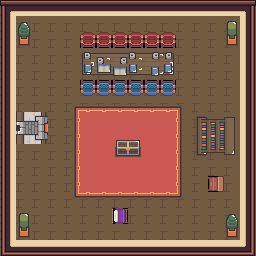

Below is a game level as drawn by its tile map, then a one-line description and the .tmx file that defines it, in full:
An orthogonal 16x16 tile map with 16x16 px tiles, 6 tile layers (Floor, Border, Carpet, Main, ...), 8 tilesets.

<map version="1.9" tiledversion="1.9.2" orientation="orthogonal" renderorder="right-down" width="16" height="16" tilewidth="16" tileheight="16" infinite="0" nextlayerid="10" nextobjectid="17">
 <editorsettings>
  <chunksize width="32" height="32" />
 </editorsettings>
 <tileset firstgid="1" source="../tsx/interior1.tsx" />
 <tileset firstgid="145" source="../tsx/tableObjects_.tsx" />
 <tileset firstgid="285" source="../tsx/Furniture.tsx" />
 <tileset firstgid="317" source="../tsx/interiorObjects_.tsx" />
 <tileset firstgid="545" source="../tsx/GUI.tsx" />
 <tileset firstgid="1457" source="../tsx/interior1.tsx" />
 <tileset firstgid="1601" source="../tsx/interiorObjects_.tsx" />
 <tileset firstgid="1829" source="../tsx/tableObjects_.tsx" />
 <layer id="1" name="Floor" width="16" height="16">
  <data encoding="csv">
1559,1559,1559,1559,1559,1559,1559,1559,1559,1559,1559,1559,1559,1559,1559,1559,
1559,1559,1559,1559,1559,1559,1559,1559,1559,1559,1559,1559,1559,1559,1559,1559,
1559,1559,1559,1559,1559,1559,1559,1559,1559,1559,1559,1559,1559,1559,1559,1559,
1559,1559,1559,1559,1559,1559,1559,1559,1559,1559,1559,1559,1559,1559,1559,1559,
1559,1559,1559,1559,1559,1559,1559,1559,1559,1559,1559,1559,1559,1559,1559,1559,
1559,1559,1559,1559,1559,1559,1559,1559,1559,1559,1559,1559,1559,1559,1559,1559,
1559,1559,1559,1559,1559,1559,1559,1559,1559,1559,1559,1559,1559,1559,1559,1559,
1559,1559,1559,1559,1559,102,102,102,1559,1559,1559,1559,1559,1559,1559,1559,
1559,1559,1559,1559,1559,1559,1559,1559,1559,1559,1559,1559,1559,1559,1559,1559,
1559,1559,1559,1559,1559,1559,1559,1559,1559,1559,1559,1559,1559,1559,1559,1559,
1559,1559,1559,1559,1559,1559,1559,1559,1559,1559,1559,1559,1559,1559,1559,1559,
1559,1559,1559,1559,1559,1559,1559,1559,1559,1559,1559,1559,1559,1559,1559,1559,
1559,1559,1559,1559,1559,1559,1559,1559,1559,1559,1559,1559,1559,1559,1559,1559,
1559,1559,1559,1559,1559,1559,1559,1559,1559,1559,1559,1559,1559,1559,1559,1559,
1559,1559,1559,1559,1559,1559,1559,1559,1559,1559,1559,1559,1559,1559,1559,1559,
1559,1559,1559,1559,1559,1559,1559,1559,1559,1559,1559,1559,1559,1559,1559,1559
</data>
 </layer>
 <layer id="6" name="Border" width="16" height="16">
  <data encoding="csv">
744,745,745,745,745,747,745,745,745,745,745,745,745,745,745,748,
756,0,0,0,0,0,0,0,0,0,0,0,0,0,0,760,
756,0,0,0,0,0,0,0,0,0,0,0,0,0,0,760,
756,0,0,0,0,0,0,0,0,0,0,0,0,0,0,760,
756,0,0,0,0,0,0,0,0,0,0,0,0,0,0,760,
756,0,0,0,0,0,0,0,0,0,0,0,0,0,0,760,
756,0,0,0,0,0,0,0,0,0,0,0,0,0,0,760,
756,0,0,0,0,0,0,0,0,0,0,0,0,0,0,760,
756,0,0,0,0,0,0,0,0,0,0,0,0,0,0,760,
756,0,0,0,0,0,0,0,0,0,0,0,0,0,0,760,
756,0,0,0,0,0,0,0,0,0,0,0,0,0,0,760,
756,0,0,0,0,0,0,0,0,0,0,0,0,0,0,760,
756,0,0,0,0,0,0,0,0,0,0,0,0,0,0,760,
756,0,0,0,0,0,0,0,0,0,0,0,0,0,0,760,
756,0,0,0,0,0,0,0,0,0,0,0,0,0,0,760,
768,771,771,771,771,771,771,771,771,771,771,771,771,771,771,772
</data>
 </layer>
 <layer id="5" name="Carpet" width="16" height="16">
  <data encoding="csv">
0,0,0,0,0,0,0,0,0,0,0,0,0,0,0,0,
0,0,0,0,0,0,0,0,0,0,0,0,0,0,0,0,
0,0,0,0,0,0,0,0,0,0,0,0,0,0,0,0,
0,0,0,0,0,0,0,0,0,0,0,0,0,0,0,0,
0,0,0,0,0,0,0,0,0,0,0,0,0,0,0,0,
0,0,0,0,0,0,0,0,0,0,0,0,0,0,0,0,
0,0,0,0,1640,1641,1641,1641,1641,1641,1641,1642,0,0,0,0,
0,0,0,0,1659,1660,1660,1660,1660,1660,1660,1661,0,0,0,0,
0,0,0,0,1659,1660,1660,1660,1660,1660,1660,1661,0,0,0,0,
0,0,0,0,1659,1660,1660,1660,1660,1660,1660,1661,0,0,0,0,
0,0,0,0,1659,1660,1660,1660,1660,1660,1660,1661,0,0,0,0,
0,0,0,0,1659,1660,1660,1660,1660,1660,1660,1661,0,2684354854,0,0,
0,0,0,0,1678,1679,1679,1679,1679,1679,1679,1680,0,0,0,0,
0,0,0,0,0,0,0,0,0,0,0,0,0,0,0,0,
0,0,0,0,0,0,0,0,0,0,0,0,0,0,0,0,
0,0,0,0,0,0,0,0,0,0,0,0,0,0,0,0
</data>
 </layer>
 <layer id="4" name="Main" width="16" height="16">
  <data encoding="csv">
0,0,0,0,0,0,0,0,0,0,0,0,0,0,0,0,
0,0,0,0,0,0,0,0,0,0,0,0,0,0,0,0,
0,0,0,0,0,0,0,0,0,0,0,0,0,0,0,0,
0,0,0,0,0,0,0,0,0,0,0,0,0,0,0,0,
0,0,0,0,0,0,0,0,0,0,0,0,0,0,0,0,
0,0,0,0,0,0,0,0,0,0,0,0,0,0,0,0,
0,0,0,0,0,0,0,0,0,0,0,0,0,0,0,0,
0,0,0,0,0,0,0,0,0,0,0,0,0,0,0,0,
0,0,0,0,0,0,0,0,0,0,0,0,0,0,0,0,
0,0,0,0,0,0,0,0,0,0,0,0,0,0,0,0,
0,0,0,0,0,0,0,0,0,0,0,0,0,0,0,0,
0,0,0,0,0,0,0,0,0,0,0,0,0,0,0,0,
0,0,0,0,0,0,0,0,0,0,0,0,0,0,0,0,
0,0,0,0,0,0,0,0,0,0,0,0,0,0,0,0,
0,0,0,0,0,0,0,0,0,0,0,0,0,0,0,0,
0,0,0,0,0,0,0,0,0,0,0,0,0,0,0,0
</data>
 </layer>
 <layer id="2" name="Decor" width="16" height="16">
  <data encoding="csv">
0,0,0,0,0,0,0,0,0,0,0,0,0,0,0,0,
0,1744,0,0,0,0,0,0,0,0,0,0,0,0,1740,0,
0,1763,0,0,0,303,303,303,303,303,303,0,0,0,1759,0,
0,0,0,0,0,1850,1851,1852,1853,1854,1855,0,0,0,0,0,
0,0,0,0,0,1073743766,1073743767,1073743768,1073743769,1073743770,1073743771,0,0,0,0,0,
0,0,0,0,0,1073742126,1073742126,1073742126,1073742126,1073742126,1073742126,0,0,0,0,0,
0,0,0,0,0,0,0,0,0,0,0,0,0,0,0,0,
0,1610614221,1610614237,0,0,0,0,0,0,0,0,0,2684356309,2684356290,2684356271,0,
0,1610614220,1610614236,0,0,0,0,0,0,0,0,0,2684356310,2684356291,2684356272,0,
0,0,0,0,0,0,0,0,0,0,0,0,2684356311,2684356292,2684356273,0,
0,0,0,0,0,0,0,0,0,0,0,0,0,0,0,0,
0,0,0,0,0,0,0,0,0,0,0,0,0,0,0,0,
0,0,0,0,0,0,0,0,0,0,0,0,0,0,0,0,
0,1740,0,0,0,0,0,1610613023,0,0,0,0,0,0,1744,0,
0,1759,0,0,0,0,0,0,0,0,0,0,0,0,1763,0,
0,0,0,0,0,0,0,0,0,0,0,0,0,0,0,0
</data>
 </layer>
 <layer id="8" name="Treasure chest" width="16" height="16">
  <data encoding="csv">
0,0,0,0,0,0,0,0,0,0,0,0,0,0,0,0,
0,0,0,0,0,0,0,0,0,0,0,0,0,0,0,0,
0,0,0,0,0,0,0,0,0,0,0,0,0,0,0,0,
0,0,0,0,0,0,0,0,0,0,0,0,0,0,0,0,
0,0,0,0,0,0,0,0,0,0,0,0,0,0,0,0,
0,0,0,0,0,0,0,0,0,0,0,0,0,0,0,0,
0,0,0,0,0,0,0,0,0,0,0,0,0,0,0,0,
0,0,0,0,0,0,0,0,0,0,0,0,0,0,0,0,
0,0,0,0,0,0,0,1780,1781,0,0,0,0,0,0,0,
0,0,0,0,0,0,0,1799,1800,0,0,0,0,0,0,0,
0,0,0,0,0,0,0,0,0,0,0,0,0,0,0,0,
0,0,0,0,0,0,0,0,0,0,0,0,0,0,0,0,
0,0,0,0,0,0,0,0,0,0,0,0,0,0,0,0,
0,0,0,0,0,0,0,0,0,0,0,0,0,0,0,0,
0,0,0,0,0,0,0,0,0,0,0,0,0,0,0,0,
0,0,0,0,0,0,0,0,0,0,0,0,0,0,0,0
</data>
 </layer>
</map>
